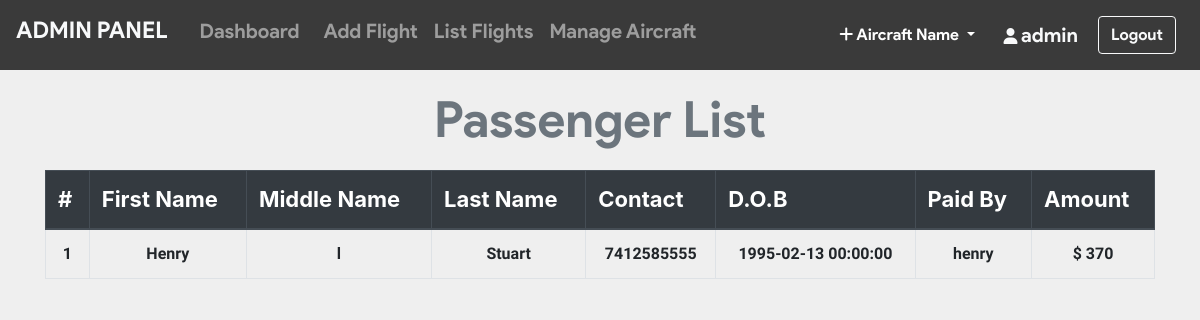
Page /admin/pass_list.php?flight_id=20 (signed in) on the committed database.
### tables this page shows
CREATE TABLE `ticket` (
  `ticket_id` int(11) NOT NULL,
  `passenger_id` int(11) NOT NULL,
  `flight_id` int(11) NOT NULL,
  `user_id` int(11) NOT NULL,
  `seat_no` varchar(10) NOT NULL,
  `cost` int(11) NOT NULL,
  `class` varchar(3) NOT NULL
);

CREATE TABLE `passenger_profile` (
  `passenger_id` int(11) NOT NULL,
  `user_id` int(11) NOT NULL,
  `flight_id` int(11) NOT NULL,
  `mobile` varchar(110) NOT NULL,
  `dob` datetime NOT NULL,
  `f_name` varchar(20) DEFAULT NULL,
  `m_name` varchar(20) DEFAULT NULL,
  `l_name` varchar(20) DEFAULT NULL
);

CREATE TABLE `users` (
  `user_id` int(11) NOT NULL,
  `username` varchar(20) NOT NULL,
  `email` varchar(50) NOT NULL,
  `password` varchar(100) NOT NULL
);

CREATE TABLE `payment` (
  `card_no` varchar(16) NOT NULL,
  `user_id` int(11) NOT NULL,
  `flight_id` int(11) NOT NULL,
  `expire_date` varchar(5) DEFAULT NULL,
  `amount` int(11) NOT NULL
);

### admin/pass_list.php (the view, shortened to what this page needs)
<?php include_once 'header.php'; ?>
<?php include_once 'footer.php';
require '../helpers/init_conn_db.php';?>
    <main>
        <?php if(isset($_SESSION['adminId'])) { ?>
          <div class="container-md mt-2">
            <h1 class="display-4 text-center text-secondary"
              >Passenger List</h1>
            <table class="table table-bordered">
              <thead class="thead-dark">
                <tr>
                  <th>#</th>
                  <th scope="col">First Name</th>
                  <th scope="col">Middle Name</th>
                  <th scope="col">Last Name</th>
                  <th scope="col">Contact</th>
                  <th scope="col">D.O.B</th>
                  <th scope="col">Paid By</th>
                  <th scope="col">Amount</th>
                </tr>
              </thead>
              <tbody>
                <?php
                $cnt=1;
                $flight_id = $_GET['flight_id'];
                $sql_t = 'SELECT * FROM Ticket WHERE flight_id=?';
                $stmt_t = mysqli_stmt_init($conn);
                if(!mysqli_stmt_prepare($stmt_t,$sql_t)) {
                    header('Location: ticket.php?error=sqlerror');
                    exit();
                } else {
                    mysqli_stmt_bind_param($stmt_t,'i',$flight_id);
                    mysqli_stmt_execute($stmt_t);
                    $result_t = mysqli_stmt_get_result($stmt_t);
                    while($row_t = mysqli_fetch_assoc($result_t)) {
                      $sql = 'SELECT * FROM Passenger_profile WHERE passenger_id=?';
                      $stmt = mysqli_stmt_init($conn);
                      mysqli_stmt_prepare($stmt,$sql);
                      mysqli_stmt_bind_param($stmt,'i',$row_t['passenger_id']);
                      mysqli_stmt_execute($stmt);
                      $result = mysqli_stmt_get_result($stmt);
                      if ($row = mysqli_fetch_assoc($result)) {
                          $sql_p = 'SELECT * FROM PAYMENT WHERE flight_id=? AND user_id=?';
                          $stmt_p = mysqli_stmt_init($conn);
                          mysqli_stmt_prepare($stmt_p,$sql_p);
                          mysqli_stmt_bind_param($stmt_p,'ii',$flight_id,$row['user_id']);
                          mysqli_stmt_execute($stmt_p);
                          $result_p = mysqli_stmt_get_result($stmt_p);
                          if ($row_p = mysqli_fetch_assoc($result_p)) {
                            $sql_u = 'SELECT * FROM Users WHERE user_id=?';
                            $stmt_u = mysqli_stmt_init($conn);
                            mysqli_stmt_prepare($stmt_u,$sql_u);
                            mysqli_stmt_bind_param($stmt_u,'i',$row['user_id']);
                            mysqli_stmt_execute($stmt_u);
                            $result_u = mysqli_stmt_get_result($stmt_u);
                            if ($row_u = mysqli_fetch_assoc($result_u)) {
                              echo "
                              <tr class='text-center'>
                                <td>".$cnt."</td>
                                <td>".$row['f_name']."</td>
                                <td>".$row['m_name']."</td>
                                <td>".$row['l_name']."</td>
                                <td>".$row['mobile']."</td>
                                <td>".$row['dob']."</td>
                                <td scope='row'>".$row_u['username']."</td>
                                <td>$ ".$row_p['amount']."</td>
                              </tr>
                              ";
                            }
                          }
                      }
                      $cnt++; }
                      }
                ?>
              </tbody>
            </table>
          </div>
        <?php } ?>
    </main>

### admin/pass_list.php (style rules this page uses)
h1 { margin-top: 20px; margin-bottom: 20px; font-family: 'product sans'; font-size: 50px !important; font-weight: lighter; }
body { background-color: #efefef; }
th { font-size: 22px; }
td { margin-top: 10px !important; font-size: 16px; font-weight: bold; font-family: 'Assistant', sans-serif !important; }

### rows in the picture
ticket: passenger.f_name "Henry", passenger.m_name "l", passenger.l_name "Stuart", passenger.mobile "7412585555", passenger.dob "1995-02-13 00:00:00", user.username "henry", payment.amount "370"

### other values in the picture
$_SESSION['adminUname'] "admin"
